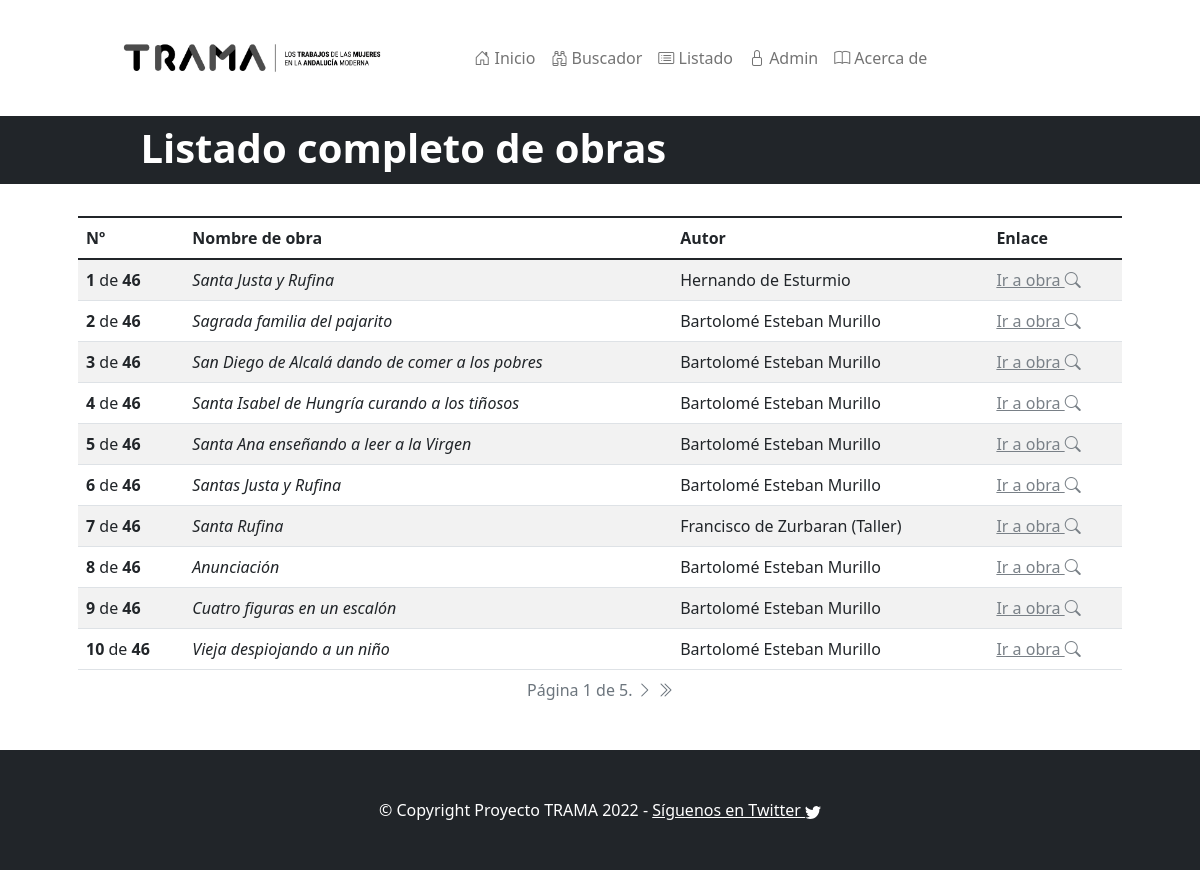
The app's page /trama/listado/ with its own data.
### trama/models.py (models this page shows, shortened)
class Obra(models.Model):
    nombre_obra = models.CharField(
        max_length=256,
        blank=False,
        null=False,
        help_text="Nombre completo de la obra")
    autor = models.CharField(max_length=256,
        blank=False,
        null=False,
        help_text="Autor de la obra")
    anno = models.CharField("Año o época aproximada de la obra",
        max_length=64,
        blank=False,
        null=False,
        help_text="Año (exacto o aproximado) de creación de la obra")
    ubicacion = models.CharField("Ubicación",
        max_length=128,
        blank=False,
        null=False,
        help_text="Ubicación de la obra (museo, colección particular...)")
    iconografia = models.CharField("Iconografía",
        max_length=128,
        blank=False,
        null=False,
        help_text="Breve descripción de la iconografía representada")
    descripcion = models.TextField("Descripción",
        blank=False,
        null=False,
        help_text="Descripción de la obra en texto libre")
    url_externa = models.CharField(max_length=512,
        blank=True,
        null=True,
        help_text="URL con contexto")
    url_imagen = models.CharField(max_length=512,
        blank=True,
        null=True,
        help_text="URL externa del archivo de imagen (si la hay)")
    estilo = models.ForeignKey(
        Estilo,
        blank=False,
        null=False,
        on_delete=models.CASCADE)
    tipo_de_obra = models.ForeignKey(
        TipoDeObra,
        blank=False,
        null=False,
        on_delete=models.CASCADE)
    trabajo_representado = models.ManyToManyField(
        TrabajoRepresentado,
        blank=False)

### trama/views.py (the view)
def listado(request):
    num_per_page = 10
    obras = Paginator(Obra.objects.all().order_by("id"), num_per_page)
    page_number = request.GET.get("pagina")
    if page_number is None:
        page_number = 1
    else:
        page_number = int(page_number)
    offset = (page_number - 1)*num_per_page
    pagina_obj = obras.get_page(page_number)
    return render(request, "listado.html",
                  {"result": pagina_obj,
                   "offset": offset})

### trama/templates/listado.html (shortened to what this page needs)
{% extends "base.html" %}
{% block texto_barra %}Listado completo de obras{% endblock %}
{% block content %}
    <table class="table table-striped table-hover">
      <caption class="text-center">
        <span class="step-links">
                <span class="current">
                  Página {{ result.number }} de {{ result.paginator.num_pages }}.
                </span>
              {% if result.has_next %}
                  <a href="?pagina={{ result.next_page_number }}" class="link-secondary"><i class="bi bi-chevron-right"></i></a>
                  <a href="?pagina={{ result.paginator.num_pages }}" class="link-secondary"><i class="bi bi-chevron-double-right"></i>
                  </a>
              {% endif %}
        </span>
      </caption>
    <thead>
      <tr>
        <th>Nº</th>
        <th>Nombre de obra</th>
        <th>Autor</th>
        <th>Enlace</th>
      </tr>
    </thead>
    <tbody>
    {% for obra in result %}
    <tr>
      <td><strong>{{offset|add:forloop.counter}}</strong> de
        <strong>{{result.paginator.count}}</strong></td>
      <td><em>{{obra.nombre_obra}}</em></td>
      <td>{{obra.autor}}</td>
      <td><a href="{% url 'detalle_obra' obra.pk %}" alt="Mostrar detalle">Ir a obra <i class="bi bi-search"></i></a></td>
    </tr>
    {% endfor %}
    </tbody>
    </table>
{% endblock %}

### trama/templates/base.html (shortened to what this page needs)
{% load static %}<!DOCTYPE html>
<html lang="es">
    <head>
        <link href="https://cdn.jsdelivr.net/npm/bootstrap-icons@1.5.0/font/bootstrap-icons.css" rel="stylesheet" />
        <link href="{% static 'trama/styles.css' %}" rel="stylesheet" />
    </head>
    <body>
        <nav class="navbar navbar-expand-lg navbar-light">
            <div class="container px-4 px-lg-5 h-10" style="height: 100px;">
                <a class="navbar-brand" href="{% url 'index' %}">
                <img src="{% static 'trama/trama_imgs/2. Horizontal/jpg/Blanco y negro/trama_Horizontal negro.jpg' %}"
                    class="img-fluid" style="max-height: 110px;"/>
                </a>
                <div class="collapse navbar-collapse" id="navbarSupportedContent">
                    <ul class="navbar-nav me-auto mb-2 mb-lg-0 ms-lg-4">
                        {% block tab_inicio %}<li class="nav-item"><a class="nav-link" aria-current="page" href="{% url 'index' %}"><i class="bi bi-house-door"></i> Inicio</a></li>{% endblock %}
                        {% block tab_buscador %}<li class="nav-item"><a class="nav-link" aria-current="page" href="{% url 'search' %}"><i class="bi bi-binoculars"></i> Buscador</a></li>{% endblock %}
                        {% block tab_listado %}<li class="nav-item"><a class="nav-link" aria-current="page" href="{% url 'listado' %}"><i class="bi bi-card-list"></i> Listado</a></li>{% endblock %}
                        {% block tab_admin %}<li class="nav-item"><a class="nav-link" aria-current="page" href="{% url 'admin:index' %}"><i class="bi bi-lock"></i> Admin</a></li>{% endblock %}
                        {% block tab_acerca %}<li class="nav-item"><a class="nav-link" aria-current="page" href="{% url 'acerca' %}"><i class="bi bi-book"></i> Acerca de</a></li>{% endblock %}
                    </ul>
                </div>
            </div>
        </nav>
        <header class="bg-dark py-1">
            <div class="container px-4 px-lg-5 h-10 my-1">
                <div class="text-white">
                    <h1 class="display-6 fw-bolder">&nbsp;&nbsp;&nbsp;&nbsp;&nbsp;&nbsp;{% block texto_barra %}Proyecto TRAMA{% endblock %}</h1>
                </div>
            </div>
        </header>
            <section class="py-4">
                <div class="container px-4 px-lg-5 mt-2 ml-5">
                     {% block content %} {% endblock %}
                </div>
        </section>
        <footer class="py-5 bg-dark">
            <div class="container"><p class="m-0 text-center text-white">&copy; Copyright Proyecto TRAMA 2022 - <a href="https://twitter.com/TramaUGR" class="text-white">
                Síguenos en Twitter
</a>
</p></div>
        </footer>
    </body>
</html>

### records on screen
Obra: counter "1", paginator.count "46", nombre_obra "Santa Justa y Rufina", autor "Hernando de Esturmio"
Obra: counter "2", paginator.count "46", nombre_obra "Sagrada familia del pajarito", autor "Bartolomé Esteban Murillo"
Obra: counter "3", paginator.count "46", nombre_obra "San Diego de Alcalá dando de comer a los pobres", autor "Bartolomé Esteban Murillo"
Obra: counter "4", paginator.count "46", nombre_obra "Santa Isabel de Hungría curando a los tiñosos", autor "Bartolomé Esteban Murillo"
Obra: counter "5", paginator.count "46", nombre_obra "Santa Ana enseñando a leer a la Virgen", autor "Bartolomé Esteban Murillo"
Obra: counter "6", paginator.count "46", nombre_obra "Santas Justa y Rufina", autor "Bartolomé Esteban Murillo"
Obra: counter "7", paginator.count "46", nombre_obra "Santa Rufina", autor "Francisco de Zurbaran (Taller)"
Obra: counter "8", paginator.count "46", nombre_obra "Anunciación", autor "Bartolomé Esteban Murillo"
Obra: counter "9", paginator.count "46", nombre_obra "Cuatro figuras en un escalón", autor "Bartolomé Esteban Murillo"
Obra: counter "10", paginator.count "46", nombre_obra "Vieja despiojando a un niño", autor "Bartolomé Esteban Murillo"

### other values on screen
{{ result.number }} "1"
{{ result.paginator.num_pages }} "5"
